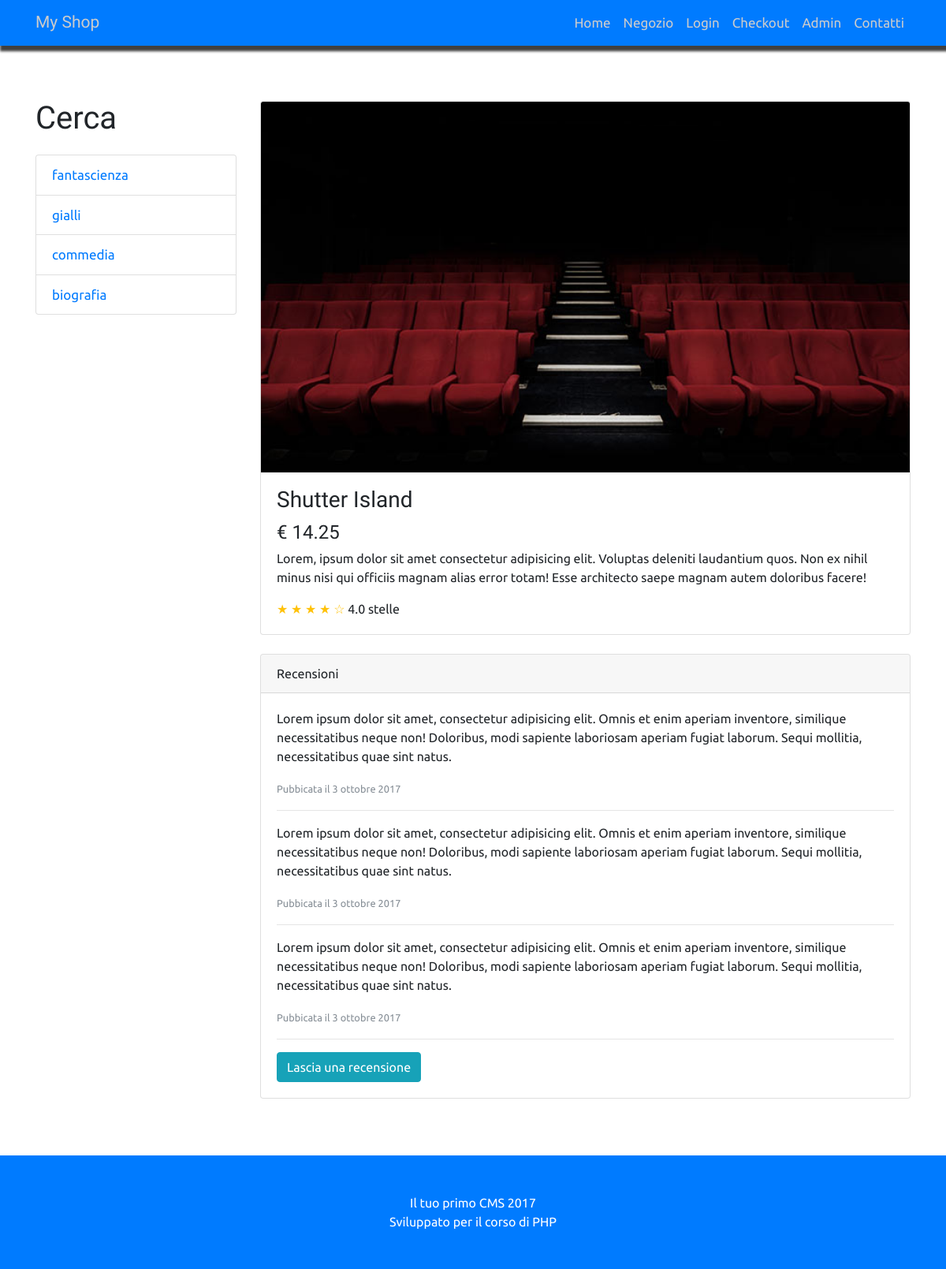
The page /ECOMM/public/prodotto.php?id=2 on the database its author committed.
### tables this page shows
CREATE TABLE `categorie` (
  `id_cat` int(11) NOT NULL,
  `nome_cat` varchar(255) NOT NULL
);

CREATE TABLE `prodotti` (
  `id_prodotto` int(11) NOT NULL,
  `nome_prodotto` varchar(255) NOT NULL,
  `descr_prodotto` varchar(255) NOT NULL,
  `prezzo` float NOT NULL,
  `cat_prodotto` int(11) NOT NULL,
  `immagine` text NOT NULL
);

### ECOMM/public/prodotto.php (the view, shortened to what this page needs)
<?php include(FRONT_END . DS . 'header.php'); ?>
    <div class="container my-5">
      <div class="row">
      <?php include(FRONT_END . DS . 'sidebar.php'); ?>
        <?php
          $pdtSingolo = query("SELECT * FROM prodotti WHERE id_prodotto = {$_GET['id']}");
          while($row = fetch_array($pdtSingolo)):
        ?>
        <div class="col-lg-9">
          <div class="card mt-4">
            <img class="card-img-top img-fluid" src="../risorse/<?php echo $row['immagine']; ?>" alt="">
            <div class="card-body">
              <h3 class="card-title"><?php echo $row['nome_prodotto']; ?></h3>
              <h4>€ <?php echo $row['prezzo']; ?></h4>
              <p class="card-text"><?php echo $row['descr_prodotto']; ?></p>
              <span class="text-warning">&#9733; &#9733; &#9733; &#9733; &#9734;</span>
              4.0 stelle
            </div>
          </div>
          <div class="card card-outline-secondary my-4">
            <div class="card-header">
              Recensioni
            </div>
            <div class="card-body">
              <p>Lorem ipsum dolor sit amet, consectetur adipisicing elit. Omnis et enim aperiam inventore, similique necessitatibus neque non! Doloribus, modi sapiente laboriosam aperiam fugiat laborum. Sequi mollitia, necessitatibus quae sint natus.</p>
              <small class="text-muted">Pubbicata il 3 ottobre 2017</small>
              <hr>
              <p>Lorem ipsum dolor sit amet, consectetur adipisicing elit. Omnis et enim aperiam inventore, similique necessitatibus neque non! Doloribus, modi sapiente laboriosam aperiam fugiat laborum. Sequi mollitia, necessitatibus quae sint natus.</p>
              <small class="text-muted">Pubbicata il 3 ottobre 2017</small>
              <hr>
              <p>Lorem ipsum dolor sit amet, consectetur adipisicing elit. Omnis et enim aperiam inventore, similique necessitatibus neque non! Doloribus, modi sapiente laboriosam aperiam fugiat laborum. Sequi mollitia, necessitatibus quae sint natus.</p>
              <small class="text-muted">Pubbicata il 3 ottobre 2017</small>
              <hr>
              <a href="#" class="btn btn-info">Lascia una recensione</a>
            </div>
          </div>
        </div>
          <?php endwhile ?>
      </div>
    </div>
    <?php include(FRONT_END . DS . 'footer.php'); ?>

### ECOMM/risorse/funzioni.php (shortened to what this page needs)
<?php
function query($sql){
  global $connessione;
  return mysqli_query($connessione,$sql);
}
function fetch_array($risultato){
  return mysqli_fetch_array($risultato);
}
function mostraCategorie(){
  $ricercaCategorie = query("SELECT * FROM categorie");
  while($row = fetch_array($ricercaCategorie)){
    $categorie = <<<STRINGA_CAT
      <a href='categorie.php?id={$row['id_cat']}' class='list-group-item'>{$row['nome_cat']}</a>
    STRINGA_CAT;
    echo $categorie;
  }
}

### ECOMM/public/css/custom.css (style rules this page uses)
body { padding-top: 54px; font-family: Ubuntu, sans-serif; }
h1,h2,h3,h4,h5,h6 { font-family: Prompt, sans-serif; }
a { font-size: 17px }
@media (min-width: 992px) { body { padding-top: 56px; } }

### rows shown on the page
categorie: nome_cat "fantascienza"
categorie: nome_cat "gialli"
categorie: nome_cat "commedia"
categorie: nome_cat "biografia"
prodotti: immagine (picture), nome_prodotto "Shutter Island", prezzo "14.25", descr_prodotto "Lorem, ipsum dolor sit amet consectetur adipisicing elit. Voluptas deleniti laudantium quos. Non ex nihil minus nisi qui officiis magnam alias error totam! Esse architecto saepe magnam autem doloribus facere!"
